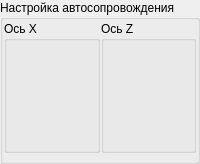
    <widget class="QGroupBox" name="pid_group">
     <property name="title">
      <string>Настройка автосопровождения</string>
     </property>
     <layout class="QGridLayout" name="pid_layout">
      <property name="leftMargin">
       <number>1</number>
      </property>
      <property name="topMargin">
       <number>1</number>
      </property>
      <property name="rightMargin">
       <number>1</number>
      </property>
      <property name="bottomMargin">
       <number>1</number>
      </property>
      <property name="spacing">
       <number>1</number>
      </property>
      <item row="1" column="0">
       <widget class="InoutCheckBoxWidget" name="tr_type_no_filter" native="true"/>
      </item>
      <item row="2" column="0">
       <widget class="InoutCheckBoxWidget" name="tr_type_kalman_filter" native="true"/>
      </item>
      <item row="0" column="0">
       <widget class="QGroupBox" name="pid_x_group">
        <property name="title">
         <string>Ось X</string>
        </property>
        <layout class="QGridLayout" name="pid_x_layout">
         <property name="leftMargin">
          <number>1</number>
         </property>
         <property name="topMargin">
          <number>1</number>
         </property>
         <property name="rightMargin">
          <number>1</number>
         </property>
         <property name="bottomMargin">
          <number>1</number>
         </property>
         <property name="spacing">
          <number>1</number>
         </property>
         <item row="0" column="0">
          <widget class="InoutFloatWidget" name="x_Kp" native="true">
           <property name="sizePolicy">
            <sizepolicy hsizetype="Preferred" vsizetype="Fixed">
             <horstretch>0</horstretch>
             <verstretch>0</verstretch>
            </sizepolicy>
           </property>
           <property name="minimumSize">
            <size>
             <width>0</width>
             <height>26</height>
            </size>
           </property>
           <property name="maximumSize">
            <size>
             <width>16777215</width>
             <height>26</height>
            </size>
           </property>
          </widget>
         </item>
         <item row="3" column="0">
          <widget class="InoutFloatWidget" name="x_integral_limit" native="true">
           <property name="sizePolicy">
            <sizepolicy hsizetype="Preferred" vsizetype="Fixed">
             <horstretch>0</horstretch>
             <verstretch>0</verstretch>
            </sizepolicy>
           </property>
           <property name="minimumSize">
            <size>
             <width>0</width>
             <height>26</height>
            </size>
           </property>
           <property name="maximumSize">
            <size>
             <width>16777215</width>
             <height>26</height>
            </size>
           </property>
          </widget>
         </item>
         <item row="2" column="0">
          <widget class="InoutFloatWidget" name="x_Kd" native="true">
           <property name="sizePolicy">
            <sizepolicy hsizetype="Preferred" vsizetype="Fixed">
             <horstretch>0</horstretch>
             <verstretch>0</verstretch>
            </sizepolicy>
           </property>
           <property name="minimumSize">
            <size>
             <width>0</width>
             <height>26</height>
            </size>
           </property>
           <property name="maximumSize">
            <size>
             <width>16777215</width>
             <height>26</height>
            </size>
           </property>
          </widget>
         </item>
         <item row="1" column="0">
          <widget class="InoutFloatWidget" name="x_Ki" native="true">
           <property name="sizePolicy">
            <sizepolicy hsizetype="Preferred" vsizetype="Fixed">
             <horstretch>0</horstretch>
             <verstretch>0</verstretch>
            </sizepolicy>
           </property>
           <property name="minimumSize">
            <size>
             <width>0</width>
             <height>26</height>
            </size>
           </property>
           <property name="maximumSize">
            <size>
             <width>16777215</width>
             <height>26</height>
            </size>
           </property>
          </widget>
         </item>
        </layout>
       </widget>
      </item>
      <item row="7" column="0" colspan="2">
       <widget class="InoutCmdWidget" name="angle_filter_ctrl" native="true"/>
      </item>
      <item row="6" column="0" colspan="2">
       <widget class="InoutCmdWidget" name="target_filter_ctrl" native="true"/>
      </item>
      <item row="5" column="0">
       <widget class="InoutFloatWidget" name="pid_out_limit_x" native="true"/>
      </item>
      <item row="5" column="1">
       <widget class="InoutFloatWidget" name="pid_out_limit_z" native="true"/>
      </item>
      <item row="1" column="1">
       <widget class="InoutCheckBoxWidget" name="tr_type_exp_filter" native="true"/>
      </item>
      <item row="4" column="0">
       <widget class="InoutFloatWidget" name="target_filter_k_y" native="true"/>
      </item>
      <item row="0" column="1">
       <widget class="QGroupBox" name="pid_z_group">
        <property name="title">
         <string>Ось Z</string>
        </property>
        <layout class="QGridLayout" name="pid_z_layout">
         <property name="leftMargin">
          <number>1</number>
         </property>
         <property name="topMargin">
          <number>1</number>
         </property>
         <property name="rightMargin">
          <number>1</number>
         </property>
         <property name="bottomMargin">
          <number>1</number>
         </property>
         <property name="spacing">
          <number>1</number>
         </property>
         <item row="0" column="0">
          <widget class="InoutFloatWidget" name="z_Kp" native="true">
           <property name="sizePolicy">
            <sizepolicy hsizetype="Preferred" vsizetype="Fixed">
             <horstretch>0</horstretch>
             <verstretch>0</verstretch>
            </sizepolicy>
           </property>
           <property name="minimumSize">
            <size>
             <width>0</width>
             <height>26</height>
            </size>
           </property>
           <property name="maximumSize">
            <size>
             <width>16777215</width>
             <height>26</height>
            </size>
           </property>
          </widget>
         </item>
         <item row="2" column="0">
          <widget class="InoutFloatWidget" name="z_Kd" native="true">
           <property name="sizePolicy">
            <sizepolicy hsizetype="Preferred" vsizetype="Fixed">
             <horstretch>0</horstretch>
             <verstretch>0</verstretch>
            </sizepolicy>
           </property>
           <property name="minimumSize">
            <size>
             <width>0</width>
             <height>26</height>
            </size>
           </property>
           <property name="maximumSize">
            <size>
             <width>16777215</width>
             <height>26</height>
            </size>
           </property>
          </widget>
         </item>
         <item row="1" column="0">
          <widget class="InoutFloatWidget" name="z_Ki" native="true">
           <property name="sizePolicy">
            <sizepolicy hsizetype="Preferred" vsizetype="Fixed">
             <horstretch>0</horstretch>
             <verstretch>0</verstretch>
            </sizepolicy>
           </property>
           <property name="minimumSize">
            <size>
             <width>0</width>
             <height>26</height>
            </size>
           </property>
           <property name="maximumSize">
            <size>
             <width>16777215</width>
             <height>26</height>
            </size>
           </property>
          </widget>
         </item>
         <item row="3" column="0">
          <widget class="InoutFloatWidget" name="z_integral_limit" native="true">
           <property name="sizePolicy">
            <sizepolicy hsizetype="Preferred" vsizetype="Fixed">
             <horstretch>0</horstretch>
             <verstretch>0</verstretch>
            </sizepolicy>
           </property>
           <property name="minimumSize">
            <size>
             <width>0</width>
             <height>26</height>
            </size>
           </property>
           <property name="maximumSize">
            <size>
             <width>16777215</width>
             <height>26</height>
            </size>
           </property>
          </widget>
         </item>
        </layout>
       </widget>
      </item>
      <item row="4" column="1">
       <widget class="InoutFloatWidget" name="target_filter_k_x" native="true"/>
      </item>
      <item row="3" column="0">
       <widget class="InoutCheckBoxWidget" name="tr_speed_limit_en" native="true"/>
      </item>
      <item row="2" column="1">
       <widget class="InoutCheckBoxWidget" name="tr_type_lsm_filter" native="true"/>
      </item>
     </layout>
    </widget>
